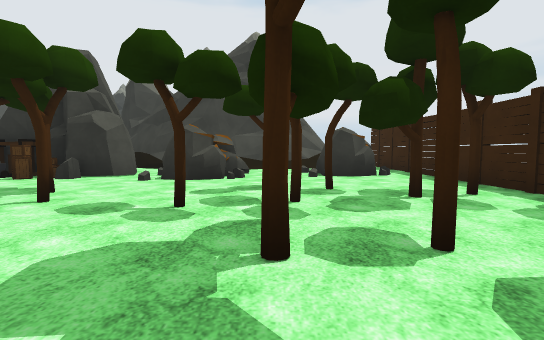
[1] (above)

16 first-person views from a walk through a Unity game level. The camera is 1.3 m above the floor, tilts 4° down and sees 85° across. The floor is counted in squares, 2.4 m on a side. Each view is taken from the middle of a square. On the plan, view 1 faces up. The plan holds only what a view shows up to about 9 squares ahead; the rest is blank. The place goes on beyond the plan. The player is left out. Surface patterns are stand-ins for the level's own textures.

[2]
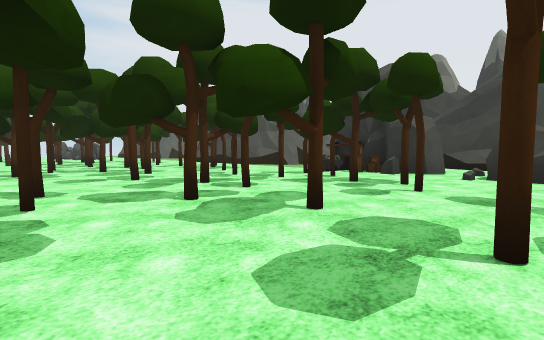

[3]
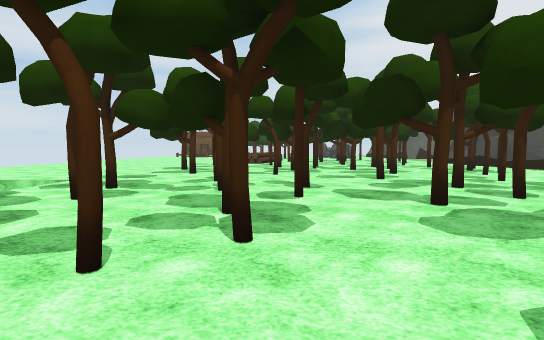

[4]
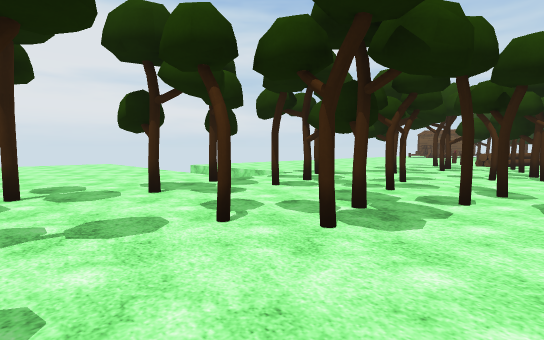

[5]
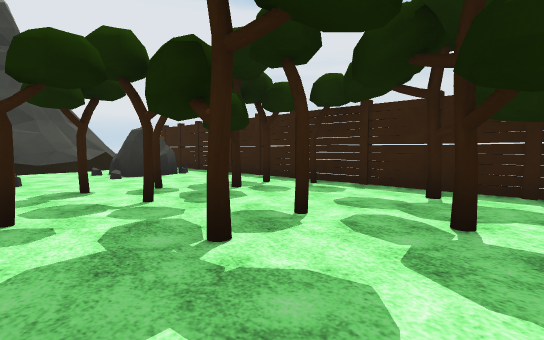

[6]
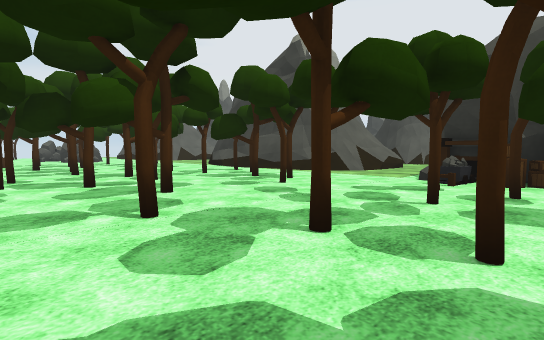

[7]
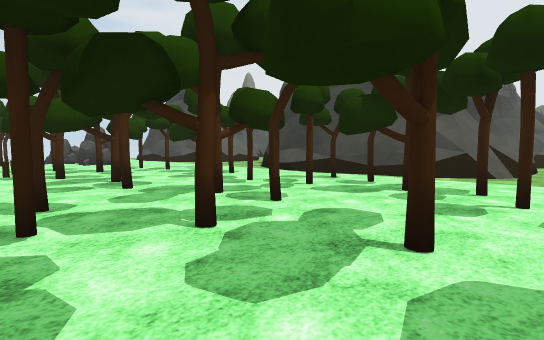

[8]
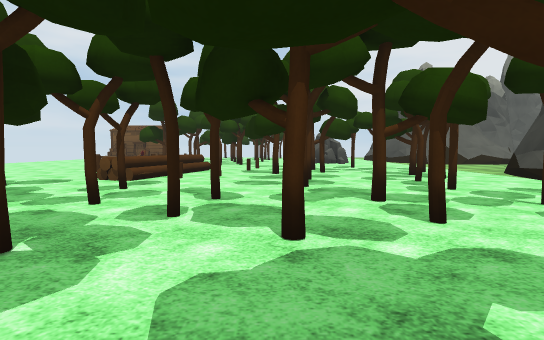

[9]
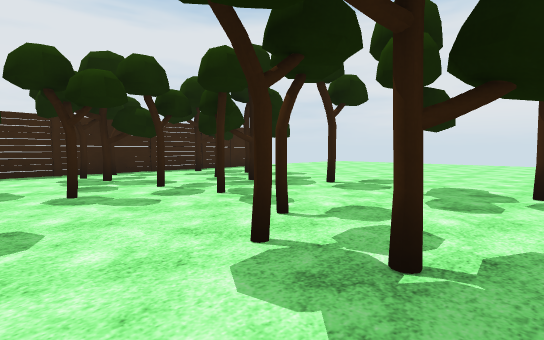

[10]
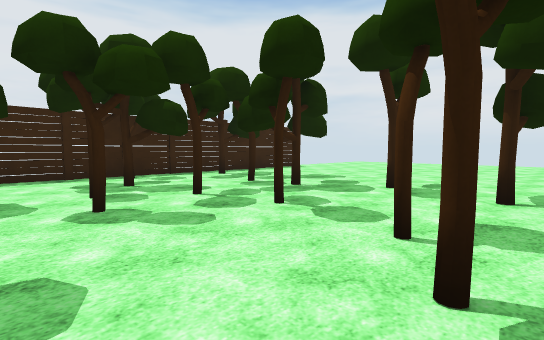

[11]
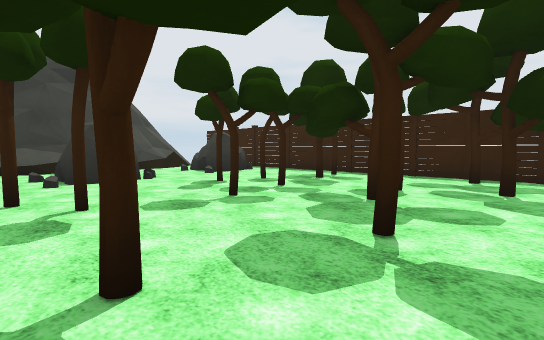

[12]
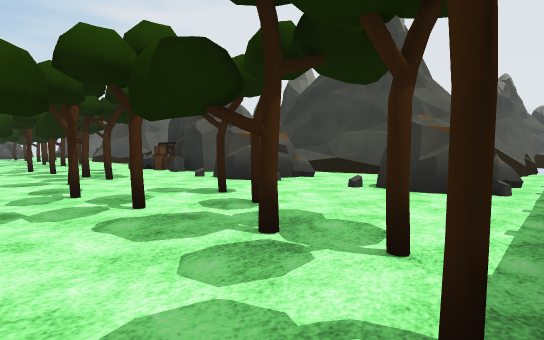

[13]
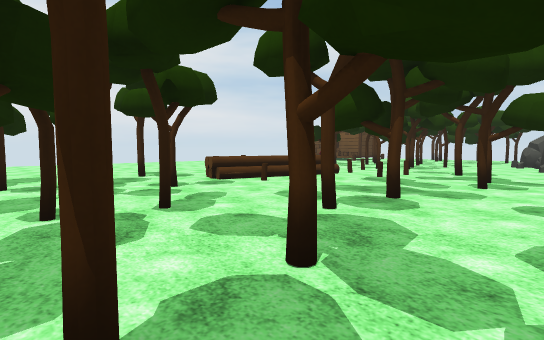

[14]
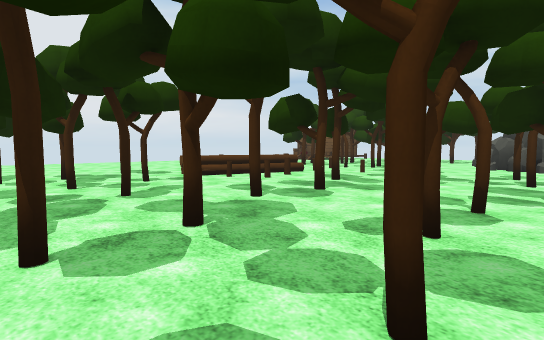

[15]
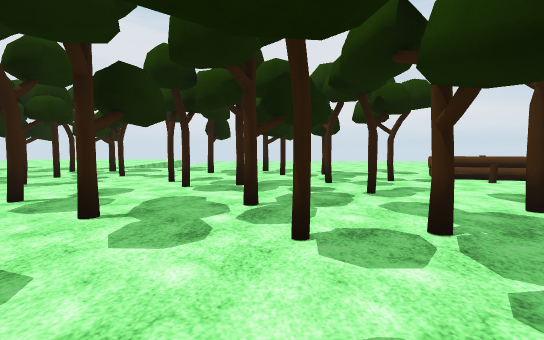

[16]
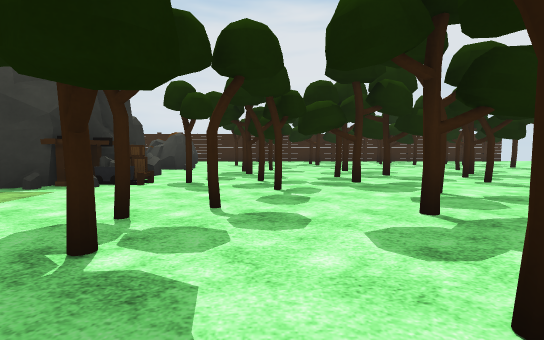

### Floor plan
Key: @ floor where view 1 was taken; # wall or solid block; x gap in a wall; . floor; = window, fence, low wall or low ledge; ^ raised ledge; T thing the floor can be seen under or through; R rock; O other object.
Columns run from 21 left of view 1 to 4 right of it. Each row starts with its distance up from view 1.
 11                        #
 10                       ##.
  9              #.  #######.#
  8             ##.   .^#....#
  7       .##  ###.## ....OO.#
  6       ..####=...###OO..O.#
  5      .#...###............#
  4   R ....#.##....#x...#...#
  3 RRRR.#.........##..#.#.###
  2 RR....##.#..#...##...#...#
  1  ....#=#..#.x..#.#..#...##
  0   #x##===..TT........@...#
 -1     #=====TTT.#.#x...TT..#
 -2          = TT..##...xTT.##
 -3        =..T.T...##...TT..#
 -4       ...........#..#....#
 -5      ..........  ........#
 -6      .. .......  ........#
 -7           .....  ........
 -8            ..    .......
 -9                  .....
-10                  .....
-11                   ...

Positions as (right, up) in squares from view 1, and headings:
1: (0, 0), facing up
2: (-1, -1), facing up-left
3: (-1, -1), facing left
4: (-1, 0), facing down-left
5: (-1, 0), facing up-right
6: (-4, 0), facing up-left
7: (-7, 0), facing up-left
8: (-7, 1), facing left
9: (-4, 0), facing down-right
10: (-3, 0), facing down-right
11: (-3, 0), facing up-right
12: (3, 2), facing up-left
13: (-9, 3), facing down-left
14: (-9, 4), facing down-left
15: (-9, 4), facing down
16: (-10, 3), facing right
